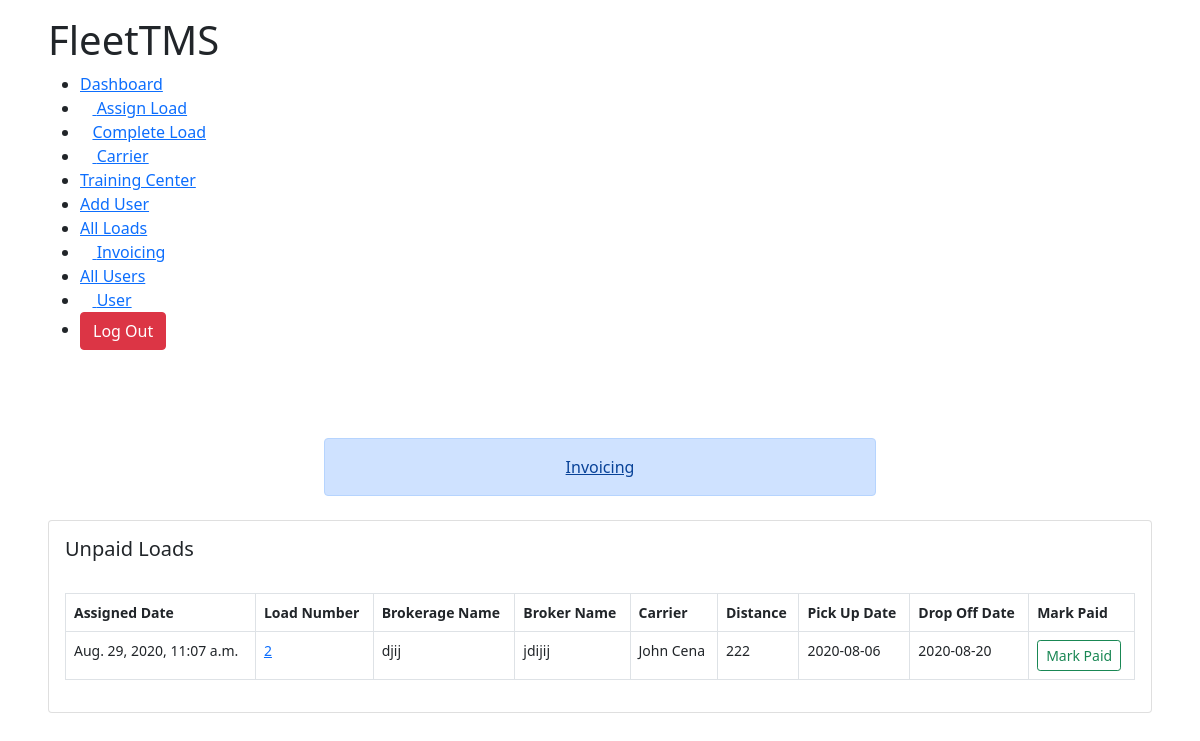
The app's page /unpaid_loads (signed in), older data.
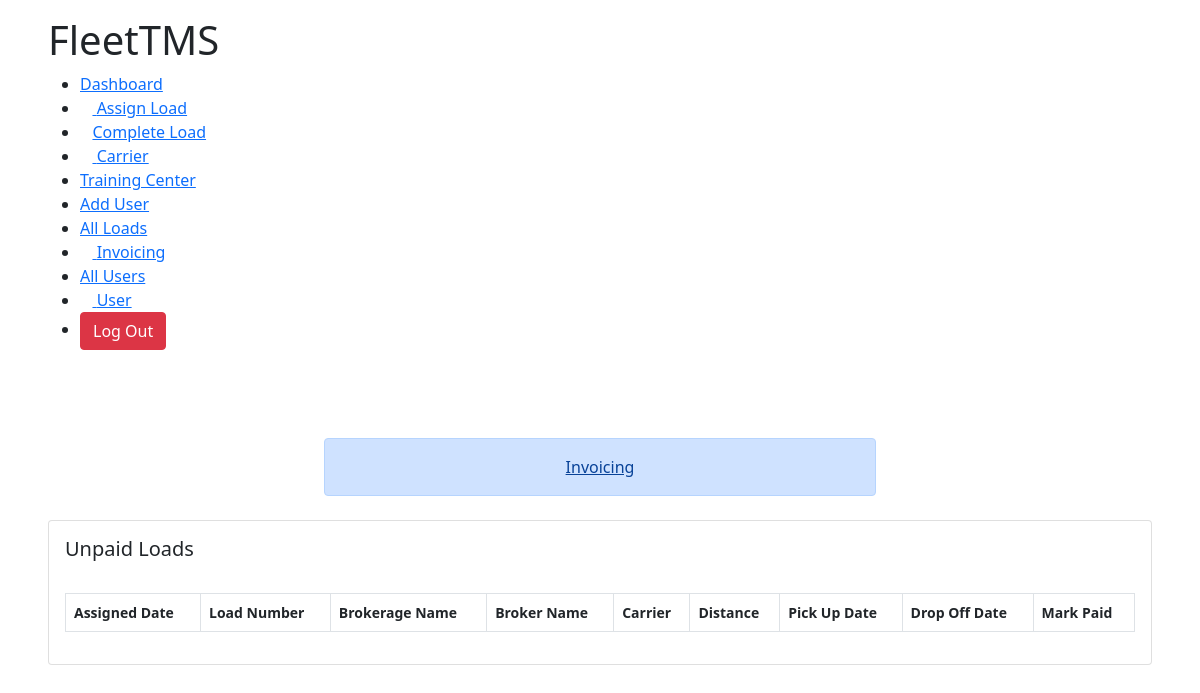
The same page, newer data.
### TMSTruck/models.py (models this page shows, shortened)
class AssignLoad(models.Model):
	user 					= models.ForeignKey(Account,on_delete=models.CASCADE,null=True,blank=True)
	brokerage_name 			= models.CharField(max_length=300, null=True)
	broker_name 			= models.CharField(max_length=300, null=True)
	assignToCarrier			= models.ForeignKey(Carrier,blank=True, on_delete=models.CASCADE, null=True)
	broker_address 			= models.CharField(max_length=300, null=True)
	pickupAddress 			= models.CharField(max_length=300, null=True)
	distance 				= models.IntegerField(null=True)
	weight 					= models.IntegerField(null=True)
	rate 					= models.IntegerField(null=True)
	stops 					= models.IntegerField(null=True)
	assigned_date			= models.DateTimeField(blank=True,auto_now_add=True, null=True)
	pickupDate				= models.CharField(max_length=3000,null=True, blank=True)
	is_active 				= models.BooleanField(default=True,null=True)
	is_paid 				= models.BooleanField(default=False,null=True)
	broker_phone			= models.IntegerField(null=True)
	broker_email			= models.EmailField(max_length=100,null=True)
	load_number				= models.IntegerField(null=True)
	dropOffDate				= models.CharField(max_length=3000,null=True,blank=True)
	dropOffAddress			= models.CharField(max_length=10000,null=True)
	first_available_pickup	= models.CharField(max_length=3000,null=True,blank=True)
	rate_confirmation		= models.FileField(blank=True,upload_to=rate_confirmation_path)
	bill_of_landing			= models.FileField(blank=True,upload_to=bill_path)
	special_comments 		= models.TextField(null=True,max_length=10000)
	final_address			= models.CharField(null=True,max_length=100, blank=True)
	is_awaiting				= models.BooleanField(null=True,default=True,blank=True)
	is_awb					= models.BooleanField(null=True,default=True,blank=True)

class Carrier(models.Model):
	user					= models.ForeignKey(Account,on_delete=models.CASCADE,null=True,blank=True)
	firstName 				= models.CharField(max_length=100,null=True)
	lastName				= models.CharField(max_length=100,null=True)
	company 				= models.CharField(max_length=100,null=True)
	email					= models.EmailField(max_length=100,null=True)
	phone					= models.IntegerField(null=True)
	mc_number 				= models.IntegerField(null=True)
	dot_number				= models.IntegerField(null=True)
	factoring_phone			= models.IntegerField(null=True)
	willing_states			= models.TextField(max_length=1000,null=True)
	carrier_status			= models.CharField(max_length=100,null=True)
	factoring_company		= models.CharField(max_length=100,null=True)
	mc_upload		 		= models.FileField(upload_to=carrierMcFiles,null=True)
	costPerMile				= models.IntegerField(null=True)
	def __str__(self):
		return '{} {}'.format(self.firstName,self.lastName)

### TMSTruck/decorators.py (the view)
        def wrapper(request, *args, **kwargs):
            group = None
            if request.user.groups.exists():
                group = request.user.groups.all()[0].name
            if group in allowed_roles:
                return view_func(request, *args, **kwargs)
            elif group == 'Trainee':
                return redirect("user")
            else:
                return HttpResponse("You are not authorized to visit this page. ")

### TMSTruck/views.py (called while the page is built)
@login_required(login_url="login")
@customRoles(allowed_roles=['Admin','Accounting','Hiring Manager', 'Logistics Manager'])
def unpaid_loads(request):
	unpaid_loads = AssignLoad.objects.filter(is_active=False,is_paid=False,is_awb=False,is_awaiting=False)
	template = 'TMSTruck/load_info/unpaid_loads.html'
	group = request.user.groups.all()[0].name
	context = {
		'unpaid_loads':unpaid_loads,
		'group':group
	}
	return render(request,template,context)

### TMSTruck/templates/TMSTruck/load_info/unpaid_loads.html (shortened to what this page needs)
{% extends 'TMSTruck/base.html' %}
{% load static %}
{% block content %}
<!DOCTYPE html>
<html lang="en">
<head>
    <link rel="stylesheet" href="{% static 'css/dashboard.css' %}">
</head>
<body>
    <div class="main-body">
        {% if group == 'Accounting' %}
        {% include 'TMSTruck/navbars/accounting_navbar.html' %}
        {% elif group == 'Admin' %}
        {% include 'TMSTruck/navbars/admin_navbar.html' %}<br><br>
        <div class="col-md-6 mx-auto">
            <a style="display: flex; justify-content: center; "class="mb-4 alert alert-primary" href="{% url 'all_invoice' %}">Invoicing</a>
        </div>
        {% elif group == 'Hiring Manager' %}
        {% include 'TMSTruck/navbars/hiring_manager_navbar.html' %}
        {% elif group == 'Logistics Manager' %}
        {% include 'TMSTruck/navbars/logistics_manager.html' %}
        {% endif %}
        <div class="row">
            <div class="col-md-12">
                <div class="card">
                    <div class="card-body">
                        <h5 class="card-title">Unpaid Loads</h5><br>
                        <table class="table table-bordered">
                            <thead>
                                <tr>
                                    <th scope="col">Assigned Date</th>
                                    <th scope="col">Load Number</th>
                                    <th scope="col">Brokerage Name</th>
                                    <th scope="col">Broker Name</th>
                                    <th scope="col">Carrier</th>
                                    <th scope="col">Distance</th>
                                    <th scope="col">Pick Up Date</th>
                                    <th scope="col">Drop Off Date</th>
                                    <th scope="col">Mark Paid</th>
                                </tr>
                            </thead>
                            <tbody>
                                {% for loads in unpaid_loads %}
                                <tr>
                                    <td>{{loads.assigned_date}}</td>
                                    <td><a href="{% url 'load_detail' loads.id %}">{{loads.load_number}}</a></td>
                                    <td>{{loads.brokerage_name}}</td>
                                    <td>{{loads.broker_name}}</td>
                                    <td>{{loads.assignToCarrier}}</td>
                                    <td>{{loads.distance}}</td>
                                    <td>{{loads.pickupDate}}</td>
                                    <td>{{loads.dropOffDate}}</td>
                                    <td><a href="{% url 'mark_paid' loads.id %}"><button class="btn btn-outline-success btn-sm">Mark Paid</button></a></td>
                                </tr>
                                {% endfor %}
                            </tbody>
                        </table>
                    </div>
                </div>
            </div>
        </div>
    </div>
</body>
</html>
{% endblock %}

Row changes from the older to the newer data that the page shows:
removed AssignLoad: assigned_date "Aug. 29, 2020, 11:07 a.m.", load_number "2", brokerage_name "djij", broker_name "jdijij", assignToCarrier "John Cena", distance "222", pickupDate "2020-08-06", dropOffDate "2020-08-20"
